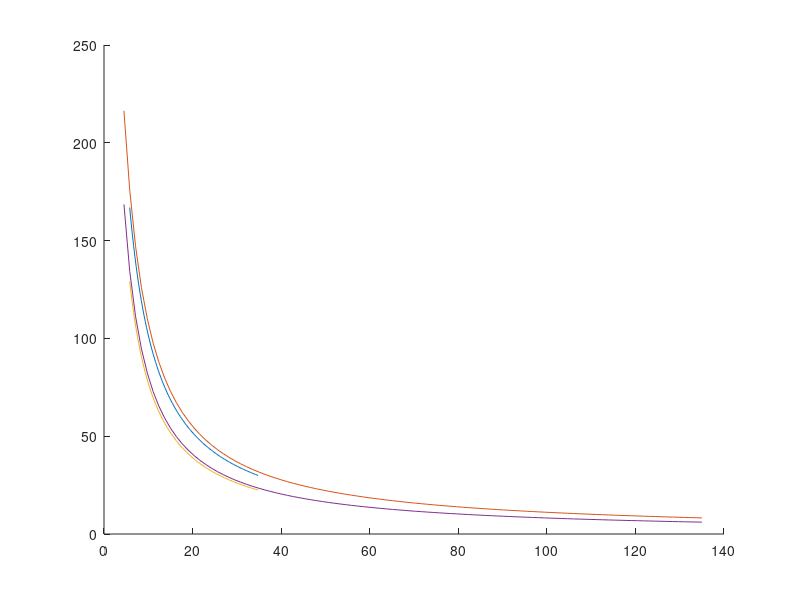

Source code (MATLAB):
% Camera resolution
d_y = 15.6;
pixel_count_y = 4000;
f = [18, 55];
l = (172+80+100+100-8.5) * 10;
fov_y = atan(d_y./(2*f));

sensor_proj_y = 2*l*tan(fov_y);
pixel_proj_y = sensor_proj_y / pixel_count_y;

fprintf('Using the camera specs:\n');
fprintf('The pixel heights are %f mm (f=18mm), %f mm (f=55mm)\n', pixel_proj_y(1), pixel_proj_y(2));

% With the two segments
seg_y_pixels = [216, 635];
seg_y_length = 200;
seg_x_pixels = [163, 477];
seg_x_length = 150;

pixel_size_y = seg_y_length ./ seg_y_pixels;
pixel_size_x = seg_x_length ./ seg_x_pixels;

fprintf('Using the pattern:\n');
fprintf('The pixel heights are %f mm (f=18mm), %f mm (f=55mm)\n', pixel_size_y(1), pixel_size_y(2));
fprintf('The pixel widths are %f mm (f=18mm), %f mm (f=55mm)\n', pixel_size_x(1), pixel_size_x(2));

% Field of views
a720_s_height = 4.35;
a720_s_width = 5.8;
s9900_s_height = 4.55;
s9900_s_width = 6.17;

a720_f = linspace(5.8, 34.8, 100);
s9900_f = linspace(4.5, 135, 100);

a720_fov_x = atan(a720_s_width/2 ./ a720_f);
a720_fov_y = atan(a720_s_height/2 ./a720_f);

s9900_fov_x = atan(s9900_s_width/2 ./ s9900_f);
s9900_fov_y = atan(s9900_s_height/2 ./s9900_f);

figure;
hold all;
plot(a720_f, a720_fov_x*2*180);
plot(s9900_f, s9900_fov_x*2*180);


plot(a720_f, a720_fov_y*2*180);
plot(s9900_f, s9900_fov_y*2*180);

% Object measurements
pixel_height = d_y / pixel_count_y;
line_h_px = 641;
line_h_mm = 200;
green_duck_h = 458;

line_phi = atan(line_h_px * pixel_height / (2 * 55));

dist = line_h_mm * 55 / (line_h_px * pixel_height);